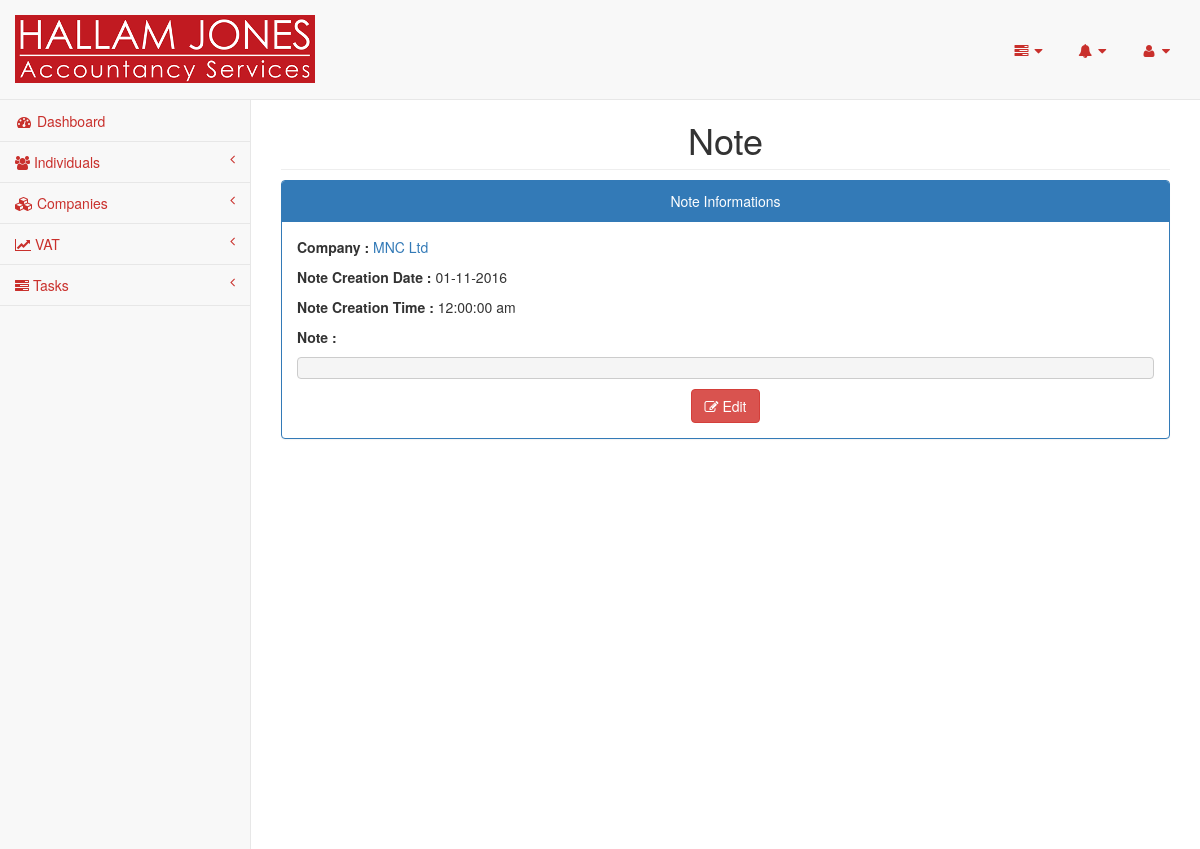
The app's page /pages/note.php?id=19 (signed in) with its own data.
### tables this page shows
CREATE TABLE `notes` (
  `id` int(11) NOT NULL,
  `individual_id` int(11) DEFAULT NULL,
  `company_id` int(11) DEFAULT NULL,
  `note_title` varchar(250) NOT NULL,
  `note` text NOT NULL,
  `note_creation_date` date NOT NULL
);

CREATE TABLE `companies` (
  `id` int(11) NOT NULL,
  `client_id` varchar(200) NOT NULL,
  `company_name` varchar(200) NOT NULL,
  `registration_number` bigint(10) NOT NULL,
  `registration_date` date NOT NULL,
  `authentication_code` varchar(8) NOT NULL,
  `trade_description` varchar(250) NOT NULL,
  `registered_address` varchar(250) NOT NULL,
  `utr` bigint(10) NOT NULL,
  `year_end` date NOT NULL,
  `directors` varchar(200) NOT NULL,
  `no_of_shares` int(11) NOT NULL,
  `aggregate_nominal_value` int(11) NOT NULL,
  `share_class` varchar(100) NOT NULL,
  `shares_issued` int(11) NOT NULL,
  `amount_paid` int(11) NOT NULL,
  `amount_unpaid` int(11) NOT NULL,
  `total_aggregate_value` int(11) NOT NULL,
  `paye_office_code` varchar(8) NOT NULL,
  `paye_reference` varchar(100) NOT NULL,
  `vat_registered` enum('Yes','No') NOT NULL,
  `main_contact` int(11) NOT NULL,
  `reference` enum('HJ','MSI') NOT NULL,
  `annual_return_date` date NOT NULL,
  `accountancy_fee` int(8) NOT NULL,
  `registered_office_charge` enum('Yes','No') NOT NULL,
  `registered_office_charge_fee` int(8) NOT NULL,
  `payroll_charge` enum('Yes','No') NOT NULL,
  `payroll_charge_fee` int(8) NOT NULL,
  `payroll_required` enum('Yes','No') NOT NULL DEFAULT 'No',
  `no_of_shareholder` int(4) NOT NULL,
  `no_of_note` int(4) NOT NULL
);

### pages/dbconnection.php (called while the page is built, shortened)
<?php
class Dbconnection{
	protected $db_name = "hallam";
	protected $db_user = "root";
	protected $db_pass = "";
	protected $db_host = "localhost";
	public function connect(){
		$this->db_conn = mysqli_connect($this->db_host, $this->db_user, $this->db_pass, $this->db_name);
		return true;
	}
}
$db=new Dbconnection();
?>

### pages/note.php (the view)
<?php
require_once('header.php');
require_once('sidebar.php');
$note_id = $_REQUEST['id'];
$resultNote = mysqli_query($db->db_conn, "SELECT * FROM notes where id = ". $note_id);
?>
        <div id="page-wrapper">
        <?php
        if($resultNote->num_rows > 0){
            while($rowNote = $resultNote->fetch_assoc()){
            ?>
               <div class="row">
                <div class="col-lg-12">
                    <h1 class="page-header text-center">Note</h1>
                </div>
                    </div>
                    <div class="row">
                        <div class="col-lg-12">
                            <div class="panel panel-primary">
                                <div class="panel-heading text-center">
                                    Note Informations
                                </div>
                                <div class="panel-body">
                                    <div class="row">
                                        <div class="col-lg-12">
                                            <p>
                                                <?php
                                                if($rowNote['individual_id'] != ""){
                                                    echo '<b>Individual : </b>';
                                                    $resultIndividual = mysqli_query($db->db_conn, "SELECT * FROM individuals WHERE id = " . $rowNote['individual_id']);
                                                    if($resultIndividual->num_rows > 0){
                                                        while($rowIndividual =$resultIndividual->fetch_assoc()){
                                                            echo  '<a href="individual.php?id='.$rowIndividual["id"].'" target="_blank">'.$rowIndividual["firstname"].' '.$rowIndividual["surname"].'</a>';
                                                        }
                                                    }else{
                                                        echo '<span class="">No Individual Found</span>';
                                                    }
                                                }else{
                                                    echo '<b>Company : </b>';
                                                    $resultCompany = mysqli_query($db->db_conn, "SELECT * FROM companies WHERE id = " . $rowNote['company_id']);
                                                    if($resultCompany->num_rows > 0){
                                                        while($rowCompany =$resultCompany->fetch_assoc()){
                                                            echo  '<a href="company.php?id='.$rowCompany["id"].'" target="_blank">'.$rowCompany["company_name"].'</a>';
                                                        }
                                                    }else{
                                                        echo '<span class="">No Comapny Found</span>';
                                                    }
                                                }
                                                ?>
                                            </p>
                                            <p>
                                                <b>Note Creation Date : </b>
                                                <?php echo date('d-m-Y', strtotime($rowNote['note_creation_date'])); ?>
                                            </p>
                                            <p>
                                                <b>Note Creation Time : </b>
                                                <?php echo date('h:i:s a', strtotime($rowNote['note_creation_date'])); ?>
                                            </p>
                                            <p>
                                                <b>Note : </b>
                                                <?php echo '<pre style="padding:10px;">'.$rowNote["note"].'</pre>'; ?>
                                            </p>
                                        </div>
                                        <div class="col-lg-12 text-center">
                                            <a href="edit-note.php?id=<?php echo $rowNote['id']?>" class="btn btn-danger"><i class="fa fa-edit"></i> Edit</a>
                                        </div>
                                    </div>
                                </div>
                            </div>
                        </div>
                    </div>
                <?php
                }
            }else{
                echo '<div class="error-message">No Note Found</div>';
            }
            ?>
        </div>
<?php require_once('footer.php');?>

### records on screen
notes: note_creation_date "01-11-2016", note_creation_date "12:00:00 am"
companies: company_name "MNC Ltd"
